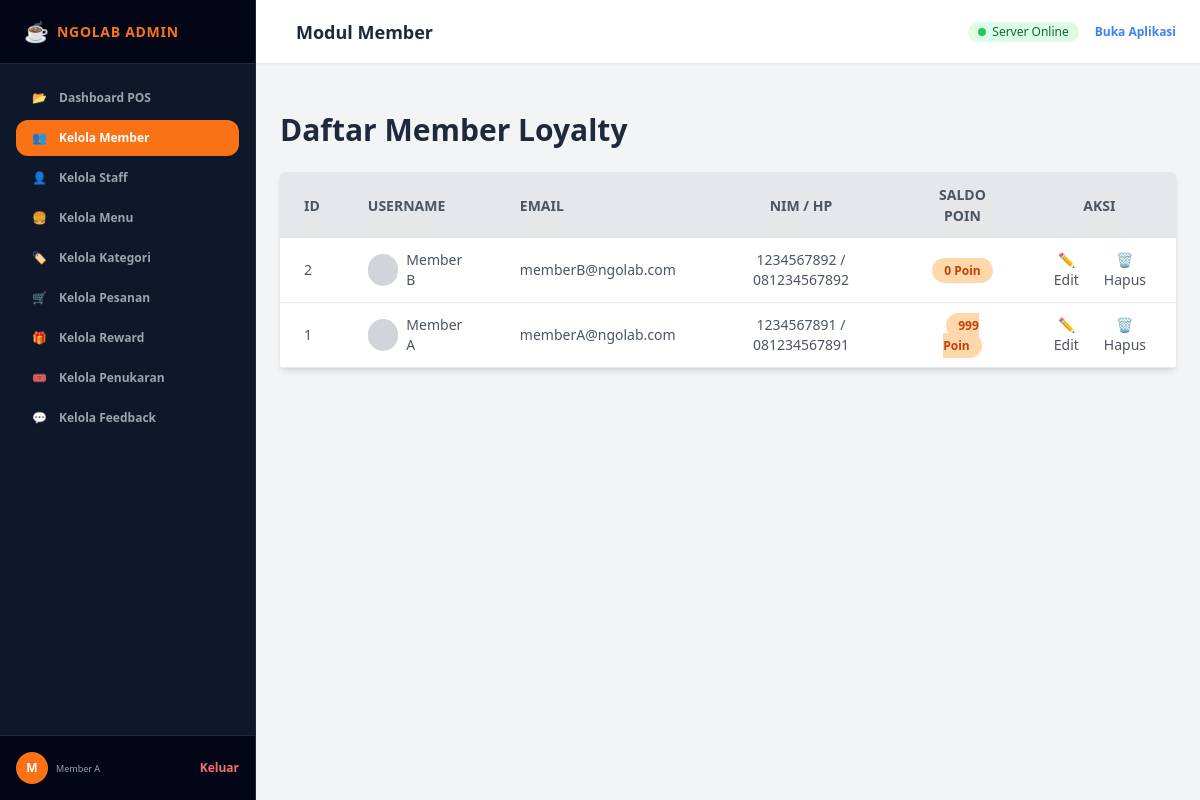
The app's page /admin/admin_dashboard.php?page=member (signed in) with its own data.
### tables this page shows
CREATE TABLE IF NOT EXISTS `TABEL_MEMBER` (
  `id_member` INT AUTO_INCREMENT PRIMARY KEY,
  `username` VARCHAR(100) NOT NULL,
  `email` VARCHAR(100) NOT NULL UNIQUE,
  `password` VARCHAR(255) NOT NULL,
  `no_hp` VARCHAR(20) NOT NULL UNIQUE,
  `nim` VARCHAR(20) DEFAULT NULL,
  `saldo_poin` INT NOT NULL DEFAULT 10,
  `is_shared_sosmed` BOOLEAN NOT NULL DEFAULT FALSE,
  `api_key` VARCHAR(100) DEFAULT NULL UNIQUE,
  `avatar` VARCHAR(255) DEFAULT NULL,
  `created_at` TIMESTAMP DEFAULT CURRENT_TIMESTAMP
);

### admin/kelola_member.php (the view, shortened to what this page needs)
<?php
$members = $conn->query("SELECT * FROM TABEL_MEMBER ORDER BY id_member DESC");
?>
<div class="container mx-auto">
    <div class="flex justify-between items-center mb-6">
        <h1 class="text-3xl font-bold text-slate-800">Daftar Member Loyalty</h1>
    </div>
    <div class="bg-white shadow-md rounded my-6 overflow-x-auto">
        <table class="min-w-full w-full table-auto">
            <thead>
                <tr class="bg-gray-200 text-gray-600 uppercase text-sm leading-normal">
                    <th class="py-3 px-6 text-left">ID</th>
                    <th class="py-3 px-6 text-left">Username</th>
                    <th class="py-3 px-6 text-left">Email</th>
                    <th class="py-3 px-6 text-center">NIM / HP</th>
                    <th class="py-3 px-6 text-center">Saldo Poin</th>
                    <th class="py-3 px-6 text-center">Aksi</th>
                </tr>
            </thead>
            <tbody class="text-gray-600 text-sm font-light">
                <?php while($row = $members->fetch_assoc()): ?>
                <tr class="border-b border-gray-200 hover:bg-gray-100">
                    <td class="py-3 px-6 text-left whitespace-nowrap">
                        <span class="font-medium"><?= $row['id_member'] ?></span>
                    </td>
                    <td class="py-3 px-6 text-left">
                        <div class="flex items-center">
                            <?php if($row['avatar']): ?>
                                <img src="../<?= htmlspecialchars($row['avatar']) ?>" class="w-8 h-8 rounded-full mr-2 object-cover">
                            <?php else: ?>
                                <div class="w-8 h-8 rounded-full mr-2 bg-gray-300"></div>
                            <?php endif; ?>
                            <span><?= htmlspecialchars($row['username']) ?></span>
                        </div>
                    </td>
                    <td class="py-3 px-6 text-left">
                        <span><?= htmlspecialchars($row['email']) ?></span>
                    </td>
                    <td class="py-3 px-6 text-center">
                        <span><?= htmlspecialchars($row['nim']) ?> / <?= htmlspecialchars($row['no_hp']) ?></span>
                    </td>
                    <td class="py-3 px-6 text-center">
                        <span class="bg-orange-200 text-orange-700 py-1 px-3 rounded-full text-xs font-bold"><?= $row['saldo_poin'] ?> Poin</span>
                    </td>
                    <td class="py-3 px-6 text-center">
                        <div class="flex item-center justify-center space-x-3">
                            <button onclick="openEditModal(<?= $row['id_member'] ?>, '<?= addslashes($row['username']) ?>', '<?= addslashes($row['no_hp']) ?>', '<?= addslashes($row['nim']) ?>', <?= $row['saldo_poin'] ?>)" class="transform hover:text-blue-500 hover:scale-110">
                                ✏️ Edit
                            </button>
                            <form method="POST" action="" class="inline" onsubmit="return confirm('Hapus member ini?');">
                                <button type="submit" class="transform hover:text-red-500 hover:scale-110">🗑️ Hapus</button>
                            </form>
                        </div>
                    </td>
                </tr>
                <?php endwhile; ?>
            </tbody>
        </table>
    </div>
</div>
</div>

### admin/admin_dashboard.php (shortened to what this page needs)
<?php
require_once '../koneksi.php';
$page = $_GET['page'] ?? 'pos';
?>
<!DOCTYPE html>
<html lang="id">
<head>
    <script src="https://cdn.tailwindcss.com"></script>
</head>
<body class="bg-gray-100 min-h-screen text-slate-800 flex flex-col md:flex-row font-sans">
    <aside id="sidebar" class="w-64 bg-slate-900 text-gray-300 flex flex-col justify-between shrink-0 border-r border-slate-800 overflow-y-auto hidden md:flex">
      <div>
        <div class="h-16 flex items-center px-6 border-b border-slate-800 bg-slate-950">
          <span class="text-xl mr-2 animate-pulse">☕</span>
          <span class="font-extrabold text-sm tracking-wider text-orange-500">NGOLAB ADMIN</span>
        </div>
        <nav class="p-4 space-y-1">
          <a href="admin_dashboard.php?page=pos" class="w-full flex items-center space-x-3 px-4 py-2.5 rounded-xl text-xs font-bold transition <?= $page == 'pos' ? 'active-tab-btn' : 'inactive-tab-btn' ?>">
            <span>📂</span> <span>Dashboard POS</span>
          </a>
          <a href="admin_dashboard.php?page=member" class="w-full flex items-center space-x-3 px-4 py-2.5 rounded-xl text-xs font-bold transition <?= $page == 'member' ? 'active-tab-btn' : 'inactive-tab-btn' ?>">
            <span>👥</span> <span>Kelola Member</span>
          </a>
          <a href="admin_dashboard.php?page=staff" class="w-full flex items-center space-x-3 px-4 py-2.5 rounded-xl text-xs font-bold transition <?= $page == 'staff' ? 'active-tab-btn' : 'inactive-tab-btn' ?>">
            <span>👤</span> <span>Kelola Staff</span>
          </a>
          <a href="admin_dashboard.php?page=menu" class="w-full flex items-center space-x-3 px-4 py-2.5 rounded-xl text-xs font-bold transition <?= $page == 'menu' ? 'active-tab-btn' : 'inactive-tab-btn' ?>">
            <span>🍔</span> <span>Kelola Menu</span>
          </a>
          <a href="admin_dashboard.php?page=kategori" class="w-full flex items-center space-x-3 px-4 py-2.5 rounded-xl text-xs font-bold transition <?= $page == 'kategori' ? 'active-tab-btn' : 'inactive-tab-btn' ?>">
            <span>🏷️</span> <span>Kelola Kategori</span>
          </a>
          <a href="admin_dashboard.php?page=pesanan" class="w-full flex items-center space-x-3 px-4 py-2.5 rounded-xl text-xs font-bold transition <?= $page == 'pesanan' ? 'active-tab-btn' : 'inactive-tab-btn' ?>">
            <span>🛒</span> <span>Kelola Pesanan</span>
          </a>
          <a href="admin_dashboard.php?page=reward" class="w-full flex items-center space-x-3 px-4 py-2.5 rounded-xl text-xs font-bold transition <?= $page == 'reward' ? 'active-tab-btn' : 'inactive-tab-btn' ?>">
            <span>🎁</span> <span>Kelola Reward</span>
          </a>
          <a href="admin_dashboard.php?page=penukaran" class="w-full flex items-center space-x-3 px-4 py-2.5 rounded-xl text-xs font-bold transition <?= $page == 'penukaran' ? 'active-tab-btn' : 'inactive-tab-btn' ?>">
            <span>🎟️</span> <span>Kelola Penukaran</span>
          </a>
          <a href="admin_dashboard.php?page=feedback" class="w-full flex items-center space-x-3 px-4 py-2.5 rounded-xl text-xs font-bold transition <?= $page == 'feedback' ? 'active-tab-btn' : 'inactive-tab-btn' ?>">
            <span>💬</span> <span>Kelola Feedback</span>
          </a>
        </nav>
      </div>
      <div class="p-4 border-t border-slate-800 bg-slate-950 flex items-center justify-between">
        <div class="flex items-center space-x-2">
          <div class="w-8 h-8 rounded-full bg-orange-500 text-white font-bold flex items-center justify-center text-xs uppercase">
            <?= substr($_SESSION['admin_username'], 0, 1) ?>
          </div>
          <div class="text-left">
            <p class="text-[9px] text-gray-400 leading-none"><?= htmlspecialchars($_SESSION['admin_username']) ?></p>
          </div>
        </div>
        <a href="logout.php" class="text-xs text-red-400 font-bold hover:underline">Keluar</a>
      </div>
    </aside>
    <div class="flex-1 flex flex-col min-w-0">
      <header class="h-16 bg-white border-b border-gray-200 px-6 flex items-center justify-between shrink-0 shadow-sm sticky top-0 z-20">
        <div class="flex items-center space-x-4">
          <h2 id="admin-current-title" class="text-lg font-bold text-slate-800 capitalize">
            <?= $page === 'pos' ? 'Dashboard Kasir POS' : 'Modul ' . htmlspecialchars($page, ENT_QUOTES, 'UTF-8') ?>
          </h2>
        </div>
        <div class="flex items-center space-x-4">
          <span class="inline-flex items-center px-2.5 py-0.5 rounded-full text-xs font-medium bg-green-100 text-green-800 hidden sm:inline-flex">
            <span class="w-2 h-2 rounded-full bg-green-500 mr-1.5 animate-ping"></span>
            Server Online
          </span>
          <a href="../index.html" target="_blank" class="text-xs font-bold text-blue-500 hover:underline">Buka Aplikasi</a>
        </div>
      </header>
      <main class="flex-grow p-4 md:p-6 overflow-y-auto space-y-6">
        <?php if ($page === 'pos'): ?>
        <section class="space-y-6">
          <div class="grid grid-cols-1 lg:grid-cols-3 gap-6">
            <div class="lg:col-span-2 bg-white rounded-2xl p-6 shadow-sm border border-gray-100 space-y-6">
              <div class="border-b border-gray-100 pb-4">
                <h3 class="text-sm font-extrabold text-slate-800 uppercase tracking-wider">Kasir Manual (Earning Poin)</h3>
                <p class="text-xs text-gray-400 mt-0.5">Input belanja pelanggan offline untuk memberikan poin loyalty.</p>
              </div>
              <form id="pos-earn-form" class="space-y-4" onsubmit="alert('Fitur Suntik Poin Manual sedang dalam pengembangan.'); return false;">
                <div class="grid grid-cols-1 md:grid-cols-2 gap-4">
                  <div>
                    <label class="block text-xs font-bold text-gray-400 uppercase mb-1">Nomor HP / NIM Member</label>
                    <input type="text" placeholder="Contoh: 1202210045" required class="w-full px-4 py-2.5 border border-gray-200 rounded-xl focus:ring-2 focus:ring-orange-500 outline-none font-medium"/>
                  </div>
                  <div>
                    <label class="block text-xs font-bold text-gray-400 uppercase mb-1">Total Belanja (Rupiah)</label>
                    <input type="number" id="pos-amount" placeholder="Contoh: 50000" required oninput="document.getElementById('pos-points-preview').innerText = '+' + Math.floor(this.value/10000) + ' Poin'" class="w-full px-4 py-2.5 border border-gray-200 rounded-xl focus:ring-2 focus:ring-orange-500 outline-none font-medium"/>
                  </div>
                </div>
                <div class="flex items-center justify-between p-3 bg-orange-50 rounded-xl border border-orange-100">
                  <span class="text-xs text-orange-800 font-medium">Preview Perolehan Poin (Kelipatan Rp10.000):</span>
                  <span id="pos-points-preview" class="text-sm font-extrabold text-orange-600">+0 Poin</span>
                </div>
                <button type="submit" class="w-full bg-orange-500 text-white font-extrabold py-3 rounded-xl hover:bg-orange-600 transition shadow-md">
                  🔥 Proses Transaksi (Suntik Poin)
                </button>
              </form>
            </div>
            <div class="bg-white rounded-2xl p-6 shadow-sm border border-gray-100 flex flex-col justify-between">
              <div>
                <div class="border-b border-gray-100 pb-4 mb-4">
                  <h3 class="text-sm font-extrabold text-slate-800 uppercase tracking-wider">Live Log Transaksi</h3>
                  <p class="text-xs text-gray-400 mt-0.5">Audit log poin sukses hari ini.</p>
                </div>
                <div class="space-y-3 max-h-[220px] overflow-y-auto pr-1">
                  <div class="flex items-center justify-between p-2.5 bg-gray-50 rounded-lg border border-gray-100 text-xs text-center text-gray-500">
                    Belum ada transaksi hari ini.
                  </div>
                </div>
              </div>
            </div>
          </div>
        </section>
        <?php else: ?>
            <?php
            switch ($page) {
                case 'member':
                    include 'kelola_member.php';
                    break;
            }
            ?>
        <?php endif; ?>
</body>
</html>

### admin/admin_dashboard.php (style rules this page uses)
.active-tab-btn { background-color: #F97316; color: white; box-shadow: 0 1px 2px 0 rgba(0, 0, 0, 0.05); }
.inactive-tab-btn { color: #9CA3AF; }

### records on screen
tabel_member: id_member "2", username "Member B", email "memberB@ngolab.com", nim "1234567892", no_hp "081234567892", saldo_poin "0"
tabel_member: id_member "1", username "Member A", email "memberA@ngolab.com", nim "1234567891", no_hp "081234567891", saldo_poin "999"

### other values on screen
substr($_SESSION['admin_username'], 0, 1) "M"
$_SESSION['admin_username'] "Member A"
$page "Member"
